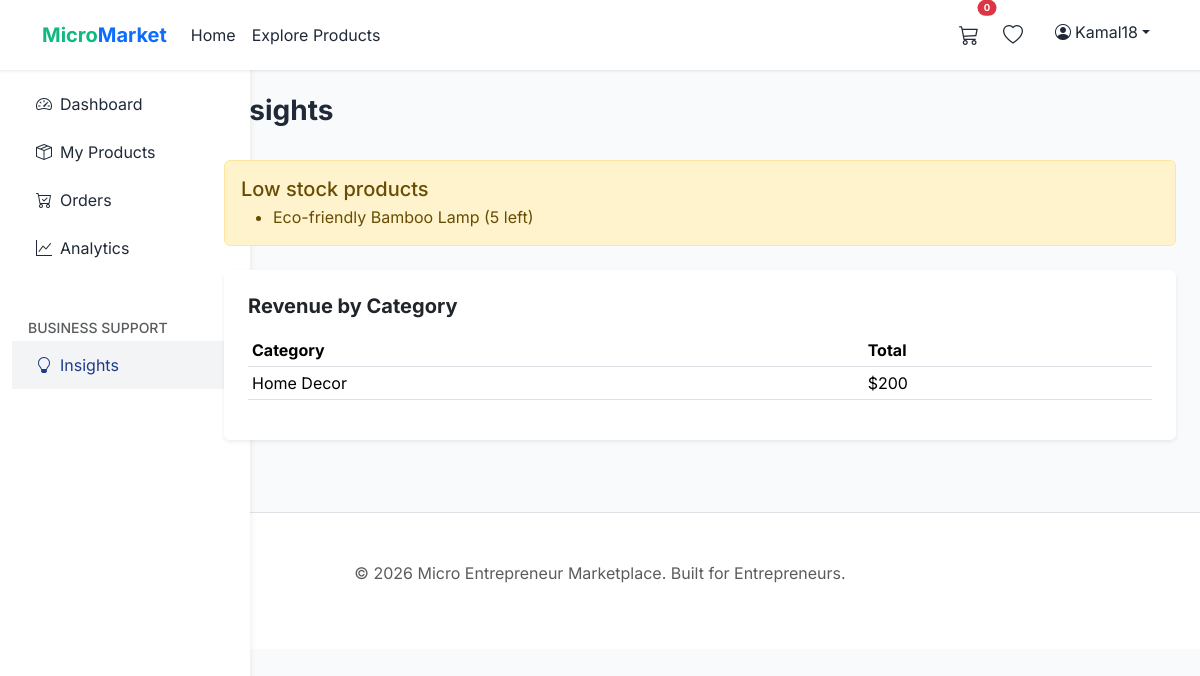
The app's page /dashboard/seller/insights/ (signed in) with its own data.
### accounts/models.py (models this page shows, shortened)
class User(AbstractUser):
    ADMIN = 'ADMIN'
    SELLER = 'SELLER'
    BUYER = 'BUYER'
    ROLE_CHOICES = [
        (ADMIN, 'Admin'),
        (SELLER, 'Seller'),
        (BUYER, 'Buyer'),
    ]
    role = models.CharField(max_length=10, choices=ROLE_CHOICES, default=BUYER)
    phone = models.CharField(max_length=15, blank=True, null=True)
    profile_image = models.ImageField(upload_to='profiles/', blank=True, null=True)
    address = models.TextField(blank=True, null=True)
    city = models.CharField(max_length=100, blank=True, null=True)
    state = models.CharField(max_length=100, blank=True, null=True)
    created_at = models.DateTimeField(auto_now_add=True, db_index=True)

### marketplace/models.py (models this page shows, shortened)
class Product(models.Model):
    seller = models.ForeignKey(settings.AUTH_USER_MODEL, on_delete=models.CASCADE, related_name='products', db_index=True)
    category = models.ForeignKey(Category, on_delete=models.SET_NULL, null=True, related_name='products')
    name = models.CharField(max_length=200)
    description = models.TextField()
    price = models.DecimalField(max_digits=10, decimal_places=2)
    stock = models.PositiveIntegerField(default=0)
    image = models.ImageField(upload_to='products/', blank=True, null=True)
    is_active = models.BooleanField(default=True)
    created_at = models.DateTimeField(auto_now_add=True, db_index=True)

class Category(models.Model):
    name = models.CharField(max_length=100)
    description = models.TextField(blank=True, null=True)
    slug = models.SlugField(unique=True, db_index=True)
    class Meta:
        verbose_name_plural = "Categories"

### dashboard/views.py (the view)
# urls.py: path('seller/insights/', InsightsView.as_view(), name='insights'),
class InsightsView(LoginRequiredMixin, UserPassesTestMixin, TemplateView, SellerStatsMixin):
    template_name = 'dashboard/insights.html'
    def test_func(self):
        return self.request.user.role in ('SELLER', 'ADMIN')
    def get_context_data(self, **kwargs):
        context = super().get_context_data(**kwargs)
        context.update(self.get_common_context())
        products = self.get_products()
        context['low_stock_items'] = products.filter(stock__lte=5).order_by('stock')
        category_revenue = self.get_order_items().annotate(
            category=F('product__category__name')
        ).values('category').annotate(total=Sum('price')).order_by('-total')
        context['category_revenue'] = category_revenue
        return context

### dashboard/views.py (called while the page is built)
    def get_seller(self):
        return self.request.user

    def get_products(self):
        return Product.objects.filter(seller=self.get_seller())

    def get_order_items(self):
        return OrderItem.objects.filter(product__seller=self.get_seller())

    def get_common_context(self):
        seller = self.get_seller()
        products = self.get_products()
        order_items = self.get_order_items()
        context = {
            'total_products': products.count(),
            'low_stock_products': products.filter(stock__lte=5).count(),
            'total_revenue': order_items.aggregate(total=Sum('price'))['total'] or 0,
            'total_orders': order_items.values('order').distinct().count(),
        }
        return context

### templates/dashboard/insights.html (shortened to what this page needs)
{% extends 'dashboard/base.html' %}
{% block dashboard_content %}
<div class="d-flex justify-content-between align-items-center mb-4">
    <h1 class="h3 fw-bold">Insights</h1>
</div>
{% if low_stock_items %}
<div class="alert alert-warning">
    <h5 class="mb-1">Low stock products</h5>
    <ul class="mb-0">
        {% for p in low_stock_items %}
        <li>{{ p.name }} ({{ p.stock }} left)</li>
        {% endfor %}
    </ul>
</div>
{% else %}
<div class="alert alert-success">All products are sufficiently stocked.</div>
{% endif %}
<div class="card border-0 shadow-sm p-4 mt-4">
    <h5 class="fw-bold mb-3">Revenue by Category</h5>
    <table class="table table-sm">
        <thead>
            <tr><th>Category</th><th>Total</th></tr>
        </thead>
        <tbody>
            {% for row in category_revenue %}
            <tr><td>{{ row.category|default:'Uncategorized' }}</td><td>${{ row.total }}</td></tr>
            {% empty %}
            <tr><td colspan="2" class="text-center">No sales yet</td></tr>
            {% endfor %}
        </tbody>
    </table>
</div>
{% endblock %}

### templates/base.html (shortened to what this page needs)
{% load static %}
{% load django_bootstrap5 %}
<!DOCTYPE html>
<html lang="en">
<head>
    {% bootstrap_css %}
    <link rel="stylesheet" href="https://cdn.jsdelivr.net/npm/bootstrap-icons@1.11.3/font/bootstrap-icons.min.css">
    <link rel="stylesheet" href="{% static 'css/style.css' %}">
</head>
<body>
    <nav class="navbar navbar-expand-lg navbar-light sticky-top">
        <div class="container">
            <a class="navbar-brand fw-bold text-primary" href="{% url 'core:home' %}">
                <span style="color: var(--secondary-green);">Micro</span>Market
            </a>
            <div class="collapse navbar-collapse" id="navbarNav">
                <ul class="navbar-nav me-auto">
                    <li class="nav-item">
                        <a class="nav-link" href="{% url 'core:home' %}">Home</a>
                    </li>
                    <li class="nav-item">
                        <a class="nav-link" href="{% url 'marketplace:product_list' %}">Explore Products</a>
                    </li>
                </ul>
                <ul class="navbar-nav">
                    {% if user.is_authenticated %}
                    <li class="nav-item me-2">
                        <a class="nav-link position-relative" href="{% url 'marketplace:cart_detail' %}">
                            <i class="bi bi-cart3 fs-5"></i>
                            <span
                                class="position-absolute top-0 start-100 translate-middle badge rounded-pill bg-danger"
                                style="font-size: 0.6rem;">
                                {{ user.cart_items.count }}
                            </span>
                        </a>
                    </li>
                    <li class="nav-item me-3">
                        <a class="nav-link" href="{% url 'marketplace:wishlist_detail' %}">
                            <i class="bi bi-heart fs-5"></i>
                        </a>
                    </li>
                    <li class="nav-item dropdown">
                        <a class="nav-link dropdown-toggle" href="#" id="navbarDropdown" role="button"
                            data-bs-toggle="dropdown">
                            <i class="bi bi-person-circle me-1"></i> {{ user.username }}
                        </a>
                    </li>
                    {% endif %}
                </ul>
            </div>
        </div>
    </nav>
    <main>
        {% block content %}
        {% endblock %}
    </main>
    <footer class="bg-white py-5 mt-5 border-top">
        <div class="container text-center text-muted">
            <p>&copy; 2026 Micro Entrepreneur Marketplace. Built for Entrepreneurs.</p>
        </div>
    </footer>
</body>
</html>

### static/css/style.css (style rules this page uses)
:root { --primary-blue: #1e3a8a; --secondary-green: #10b981; --accent-orange: #f59e0b; --neutral-gray: #f3f4f6; --text-dark: #1f2937; }
body { font-family: 'Inter', sans-serif; background-color: #f9fafb; color: var(--text-dark); }
.navbar { background-color: white; box-shadow: 0 1px 3px rgba(0,0,0,0.1); }
.card { border: none; box-shadow: 0 4px 6px -1px rgba(0, 0, 0, 0.1); transition: transform 0.2s; }
.nav-link { color: var(--text-dark); padding: 0.75rem 1.5rem; display: flex; align-items: center; }

### records on screen
User: cart_items.count "0", username "Kamal18"
Product: name "Eco-friendly Bamboo Lamp", stock "5"
Category: category "Home Decor", total "200"
